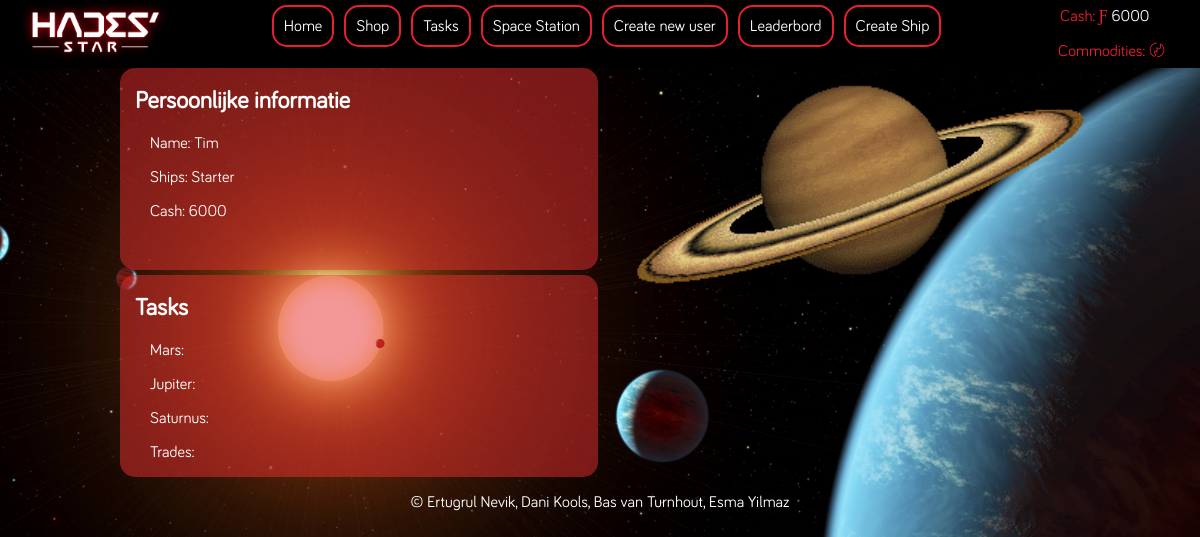
The app's page /index.php?id=53 with its own data.
### tables this page shows
CREATE TABLE `users` (
  `id` int(11) NOT NULL,
  `name` varchar(255) NOT NULL,
  `cash` int(11) NOT NULL,
  `commodities` varchar(255) NOT NULL,
  `duration` varchar(10) NOT NULL,
  `admin` int(11) NOT NULL
);

CREATE TABLE `ownedships` (
  `id` int(11) NOT NULL,
  `shipid` int(11) NOT NULL,
  `engine` int(11) NOT NULL DEFAULT '0',
  `cargo` int(11) NOT NULL DEFAULT '0',
  `userid` int(11) NOT NULL
);

CREATE TABLE `ships` (
  `id` int(11) NOT NULL,
  `shipname` varchar(255) NOT NULL,
  `shippic` varchar(50) NOT NULL,
  `price` int(11) NOT NULL,
  `description` varchar(500) NOT NULL,
  `joblengthmars` int(11) NOT NULL,
  `joblengthjupiter` int(11) NOT NULL,
  `joblengthsaturnus` int(11) NOT NULL
);

### index.php (the view)
<?php
require 'header.php';
$userid = isset($_GET['id']) ? $_GET['id'] : '';
if($userid) {
    $sql5 = " SELECT *  FROM ownedships
   LEFT JOIN ships
     ON ships.id = ownedships.shipid
 WHERE ownedships.userid = $userid";
    $query = $db->query($sql5);
    $shipinfos = $query->fetchAll(PDO::FETCH_ASSOC);
   $responseMars = '<div id="response"></div>
    <script type="text/javascript">
        setInterval(function () {
            var xmlhtpp = new XMLHttpRequest();
            xmlhtpp.open("GET", "response.php", false);
            xmlhtpp.send(null);
            document.getElementById("response").innerHTML = xmlhtpp.responseText;
        },1000)
    </script>';
    $responseJupiter = '<div id="response2"></div>
    <script type="text/javascript">
        setInterval(function () {
            var xmlhtpp = new XMLHttpRequest();
            xmlhtpp.open("GET", "response2.php", false);
            xmlhtpp.send(null);
            document.getElementById("response2").innerHTML = xmlhtpp.responseText;
        },1000)
    </script>';
   $responseSaturnus = '<div id="response3"></div>
    <script type="text/javascript">
        setInterval(function () {
            var xmlhtpp = new XMLHttpRequest();
            xmlhtpp.open("GET", "response3.php", false);
            xmlhtpp.send(null);
            document.getElementById("response3").innerHTML = xmlhtpp.responseText;
        },1000)
    </script>';
    $responseTrades = '<div id="responseTrade"></div>
    <script type="text/javascript">
        setInterval(function () {
            var xmlhtpp = new XMLHttpRequest();
            xmlhtpp.open("GET", "responseTrades.php", false);
            xmlhtpp.send(null);
            document.getElementById("responseTrade").innerHTML = xmlhtpp.responseText;
        },1000)
    </script>';
?>
    <div class="container">
            <div class="maingrid">
                <div class="personalinformation">
                    <h2>Persoonlijke informatie</h2>
                    <div>
                        <p>Name: <?php echo $userinfo['name'] ?></p>
                        <p>Ships: <?php
    foreach ($shipinfos
             as $shipinfo) {
        echo $shipinfo['shipname'],' ';
    }
                            ?></p>
                        <p>Cash: <?php echo $userinfo['cash'] ?></p>
                    </div>
                </div>
                <div class="gif">
                    <img src="Images/saturnus.gif" alt="hier is een gif van saturnus">
                </div>
                <div class="tasks">
                    <h2>Tasks</h2>
                    <div>
                        <p>Mars: <?php echo $responseMars ?></p>
                        <p>Jupiter: <?php echo $responseJupiter ?></p>
                        <p>Saturnus: <?php echo $responseSaturnus ?></p>
                        <p>Trades: <?php echo $responseTrades ?></p>
                    </div>
                </div>
            </div>
        </div>
        <?php
}
require 'footer.php';
?>

### header.php (shortened to what this page needs)
<?php
require 'config.php';
$id = isset($_GET['id']) ? $_GET['id'] : '';
    $sql = "SELECT * FROM users WHERE id = :id";
    $prepare = $db->prepare($sql);
    $prepare->execute([
        ':id' => $id
    ]);
    $userinfo = $prepare->fetch(PDO::FETCH_ASSOC);
?>
<!DOCTYPE html>
<html lang="en">
<head>
    <link rel="stylesheet" href="style.css">
</head>
<body>
<header>
    <div class="headerflex">
        <div class="logo">
            <img src="Images/battle_space_logo.png" alt="">
        </div>
        <div>
            <div class="navbar">
                <a href="index.php?id=<?=$id?>">Home</a>
                <a href="trading.php?id=<?=$id?>">Shop</a>
                <a href="tasks.php?id=<?=$id?>">Tasks</a>
                <a href="upgradestation.php?id=<?=$id?>">Space Station</a>
                <a href="create_login.php?id=<?=$id?>">Create new user</a>
                <a href="leaderbord.php?id=<?=$id?>">Leaderbord</a>
                <a href="createShip.php?id=<?=$id?>">Create Ship</a>
            </div>
        </div>
        <div class="cac">
            <div class="cash" id="cash">
                <p><span>Cash: Ƒ</span> <?php echo $userinfo['cash'] ?></p>
            </div>
            <div class="commodities" id="commodities">
                <p><span>Commodities: 〄</span> <?php echo $userinfo['commodities'] ?></strong></p>
        </div>
        </div>
    </div>
</header>
<main>

### style.css (style rules this page uses)
html, body { height: 100%; }
body { font-family: 'bariol'; font-size: 1em; margin: 0; color: #ffffff; }
header { background-color: #000; }
header div { margin-left: 10px; margin-right: 10px; }
.container { max-width: 80%; margin: 0 auto; min-height: 100%; }
.headerflex { display: flex; flex-direction: row; justify-content: space-between; }
.navbar { display: flex; justify-content: space-between; }
.navbar a { text-decoration: none; padding: 10px; border: 2px solid #E82031; border-radius: 15px; margin: 5px; margin-bottom: 0; color: white; }
.cac { display: flex; flex-direction: column; }
.cash p { margin: 7px; }
.cac span { color: #E82031; }
.commodities p { margin: 5px; }
.headerflex .logo img { width: 150px; }
body { height: 100%; background-image: url(Images/background.jpg); background-attachment: fixed; background-position: center; background-repeat: no-repeat; background-size: cover; }
.maingrid { display: grid; grid-template-columns: 1fr 1fr; grid-template-rows: 1fr 1fr; grid-gap: 5px; }
.maingrid div * { padding-left: 15px; }
.personalinformation { background: rgba(232,49,49,0.5); border-radius: 15px; }
.tasks { background: rgba(232,49,49,0.5); border-radius: 15px; }
.gif { grid-row-start: 1; grid-row-end: 3; grid-column-start: 2; grid-column-end: 3; }
.gif img { height: auto; width: 100%; }
::placeholder { color: white; opacity: 0.7; }
.commodities { text-align: right; }

### records on screen
users: cash "6000", name "Tim"
ownedships: shipid.shipname "Starter"
